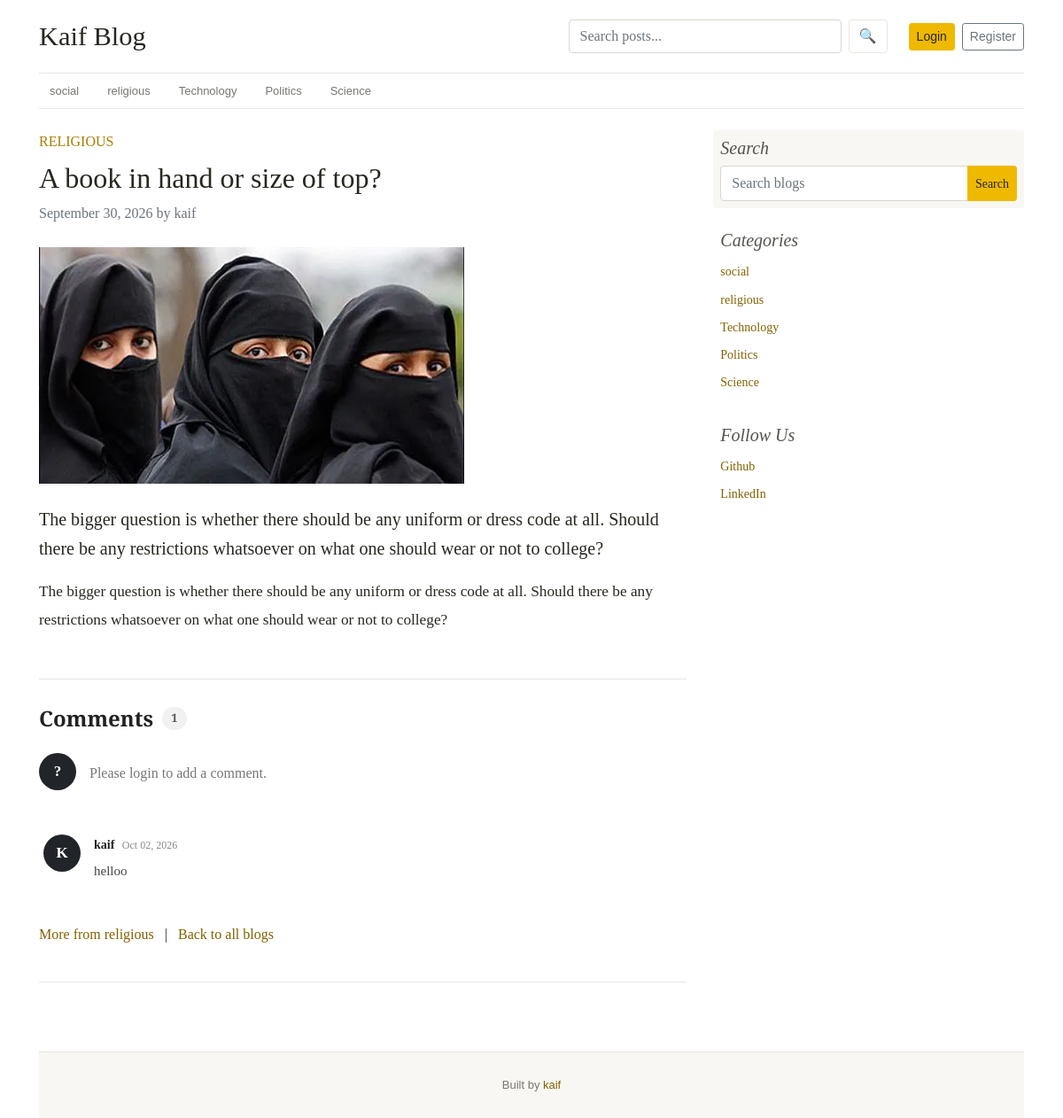
Screenshot of /blogs/a-book-in-hand-or-size-of-top/ with the database file from the repository.
### blogs/models.py (models this page shows, shortened)
class Category(models.Model):
    category_name = models.CharField(max_length=100)
    created_at = models.DateField(auto_now=True)
    updated_at = models.DateTimeField(auto_now=True)
    def __str__(self) -> str:
        return self.category_name
    class Meta:
        verbose_name_plural = 'category'

class Blog(models.Model):
    title = models.CharField(max_length=100)
    slug = models.SlugField(max_length=150, auto_created=True, unique=True, blank=True)
    category = models.ForeignKey(Category, on_delete=models.CASCADE)
    author = models.ForeignKey(User, on_delete=models.CASCADE)
    featured_image = models.ImageField(upload_to='uploads/%y/%m/%d', height_field=None, width_field=None, max_length=None)
    is_featured = models.BooleanField(default=True)
    short_description = models.CharField(max_length=200, null = True)
    blog_body = models.TextField(max_length=2000)
    status = models.CharField(choices = STATUS_CHOICES, max_length=50)
    created_at = models.DateField(auto_now=True)
    updated_at = models.DateField(auto_now=True)

class Comment(models.Model):
    user = models.ForeignKey(User, on_delete=models.CASCADE)
    blog = models.ForeignKey(Blog, on_delete=models.CASCADE)
    comment = models.TextField(max_length=250)
    created_at = models.DateTimeField(auto_now=True)
    updated_at = models.DateTimeField(auto_now=True)

class SocialLink(models.Model):
    platform = models.CharField(max_length=25)
    link = models.URLField(max_length=100)
    created_at = models.DateField(auto_now=True)
    pdated_at = models.DateField(auto_now=True)

### blogs/views.py (the view, shortened to what this page needs)
# urls.py: path('blogs/<slug:slug>/', BlogsView.blogs, name = 'blogs'),
def blogs(request, slug):
    single_blog = get_object_or_404(Blog, slug=slug, status = 'published')
    comments = Comment.objects.filter(blog =single_blog)
    comment_count= comments.count()
    context={
        'single_blog': single_blog,
        'comments':comments,
        'comment_count':comment_count
    }
    return render(request, 'blogs.html', context)

### blogs/context_processors.py (called while the page is built)
def get_categories(request):
    categories = Category.objects.all()
    return dict(categories = categories)

def socialink(request):
    social = SocialLink.objects.all()
    return dict(social = social)

### templates/blogs.html (shortened to what this page needs)
{% extends "base.html" %}
{% block content %}
<div class="row">
	<main class="col-md-8">
		{% if is_search %}
			<h1 class="h3 mb-4">Search results{% if query %} for "{{ query }}"{% endif %}</h1>
			{% for post in search_results %}
				<article class="blog-post mb-4">
					<h2 class="h4"><a class="text-dark" href="{% url 'blogs' post.slug %}">{{ post.title }}</a></h2>
					<p class="text-muted">{{ post.created_at|date:"F j, Y" }} by {{ post.author }}</p>
					{% if post.short_description %}<p>{{ post.short_description }}</p>{% endif %}
				</article>
			{% empty %}
				<p>No published blogs matched your search.</p>
			{% endfor %}
		{% else %}
			<article class="blog-post">
				<header class="mb-4">
					<a class="text-warning text-uppercase" href="{% url 'post_by_category' single_blog.category_id %}">
						{{ single_blog.category }}
					</a>
					<h1 class="blog-post-title mt-2">{{ single_blog.title }}</h1>
					<p class="text-muted">{{ single_blog.created_at|date:"F j, Y" }} by {{ single_blog.author }}</p>
				</header>
				{% if single_blog.featured_image %}
					<img class="img-fluid mb-4" src="{{ single_blog.featured_image.url }}" alt="{{ single_blog.title }}">
				{% endif %}
				{% if single_blog.short_description %}
					<p class="lead">{{ single_blog.short_description }}</p>
				{% endif %}
				<div class="blog-post-content">{{ single_blog.blog_body|linebreaks }}</div>
				<section class="comments-section">
					<div class="comments-header">
						<h3>
							Comments
							<span class="comment-count">{{ comment_count }}</span>
						</h3>
					</div>
					<div class="add-comment">
						<div class="comment-avatar">
							{% if user.is_authenticated %}
								{{ user.username|first|upper }}
							{% else %}
								?
							{% endif %}
						</div>
						<div class="comment-form">
							{% if user.is_authenticated %}
								<form method="POST">
									{% csrf_token %}
									<textarea
										name="comment"
										class="comment-input"
										placeholder="Add a comment..."
										rows="1"
										required></textarea>
									<div class="comment-actions">
										<button type="button" class="cancel-btn">
											Cancel
										</button>
										<button type="submit" class="comment-btn">
											Comment
										</button>
									</div>
								</form>
							{% else %}
								<p class="login-message">
									Please login to add a comment.
								</p>
							{% endif %}
						</div>
					</div>
					{% if comments %}
						<div class="comments-list">
							{% for comment in comments %}
								<div class="comment-card">
									<div class="comment-avatar">
										{{ comment.user.username|first|upper }}
									</div>
									<div class="comment-content">
										<div class="comment-user">
											{{ comment.user.username }}
											<span class="comment-date">
												{{ comment.created_at|date:"M d, Y" }}
											</span>
										</div>
										<p class="comment-text">
											{{ comment.comment }}
										</p>
									</div>
								</div>
							{% endfor %}
						</div>
					{% endif %}
				</section>
				<p class="mt-4">
					<a href="{% url 'post_by_category' single_blog.category_id %}">More from {{ single_blog.category }}</a>
					<span class="mx-2">|</span>
					<a href="{% url 'home' %}">Back to all blogs</a>
				</p>
			</article>
		{% endif %}
	</main>
	<aside class="col-md-4 blog-sidebar">
		<section class="p-2 mb-3 bg-light rounded">
			<h2 class="h5 font-italic">Search</h2>
			<form action="{% url 'search' %}" method="get">
				<div class="input-group">
					<input class="form-control" style="height: 40px;" id="blog-search" name="q" type="search" value="{{ request.GET.q }}" placeholder="Search blogs">
					<div class="input-group-append">
						<button class="btn btn-warning btn-sm" type="submit">Search</button>
					</div>
				</div>
			</form>
		</section>
		<section class="p-2 mb-3">
			<h2 class="h5 font-italic">Categories</h2>
			<ul class="list-unstyled mb-0">
				{% for category in categories %}
					<li class="py-1"><a href="{% url 'post_by_category' category.id %}">{{ category.category_name }}</a></li>
				{% empty %}
					<li>No categories yet.</li>
				{% endfor %}
			</ul>
		</section>
		<section class="p-2">
			<h2 class="h5 font-italic">Follow Us</h2>
			<ul class="list-unstyled mb-0">
                {% if social %}
                {% for i in social %}
				<li class="py-1"><a href="{{ i.link }}" target="_blank" rel="noopener noreferrer"> {{ i.platform }} </a></li>
                {% endfor %}
                {% endif %}
            </ul>
		</section>
	</aside>
</div>
{% endblock  %}

### templates/base.html (shortened to what this page needs)
{% load static %}
<!DOCTYPE html>
<html lang="en">
<head>
    <link href="https://getbootstrap.com/docs/4.0/dist/css/bootstrap.min.css" rel="stylesheet">
    <link href="{% static 'css/blog.css' %}" rel="stylesheet">
    <link href="{% static 'css/dashboard.css' %}" rel="stylesheet">
    <link rel="stylesheet" href="{% static 'css/register.css' %}">
  </head>
<body>
    <div class="container site-container">
    <header class="blog-header site-header">
      <a class="blog-header-logo text-dark" href="/">Kaif Blog</a>
      <form action="{% url 'search' %}" method="GET" class="site-search">
        <input
          id="site-search"
          type="text"
          name="keyword"
          class="form-control"
          placeholder="Search posts..."
          value="{{ keyword }}"
        >
        <button type="submit" class="btn btn-outline-secondary" aria-label="Search">
          🔍
        </button>
      </form>
      <div class="site-account">
                {% if not user.is_authenticated %}
                <a class="btn btn-sm btn-warning" href="{% url 'login' %}">Login</a>
                <a class="btn btn-sm btn-outline-secondary ms-2" href="{% url 'register' %}">Register</a>
                {% else %}
                <span> {{ user }} </span>
                &nbsp
                <span> <a href="{% url 'logout' %}"> Log out </a></span>
                {% endif %}
        </div>
    </header>
      <div class="nav-scroller category-nav mb-4">
        <nav class="nav">
          {% for cat in categories %}
            <a class="p-2 text-muted" href="{% url 'post_by_category' cat.id %}">{{ cat.category_name}} </a>
          {% endfor %}
        </nav>
      </div>
      {% block content %}
      {% endblock content %}
    <footer class="blog-footer site-footer">
    <p>Built by <a href="https://www.youtube.com/@thoughts-ka">kaif</a></p>
    </footer>
</body>
</html>

### rows the page displays
Category: category_name "social"
Category: category_name "religious"
Category: category_name "Technology"
Category: category_name "Politics"
Category: category_name "Science"
Blog: category "RELIGIOUS", title "A book in hand or size of top?", created_at "September 30, 2026", author "kaif", featured_image (picture), short_description "The bigger question is whether there should be any uniform or dress code at all. Should there be any restrictions whatsoever on what one should wear or not to college?", blog_body "The bigger question is whether there should be any uniform or dress code at all. Should there be any restrictions whatsoever on what one should wear or not to college?", category "religious"
Comment: user.username|first "K", user.username "kaif", created_at "Oct 02, 2026", comment "helloo"
SocialLink: platform "Github"
SocialLink: platform "LinkedIn"

### other values shown
{{ comment_count }} "1"
